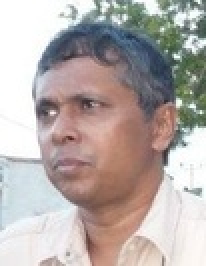
#> input picture images/153x197.jpg, 103 x 133 px, shrunk from 153 x 197 before the run (shown 2 times larger)
$ python SeamRemover.py
#> lines starting #> are read from the running program, lines starting #| are printed output that depends on the picture
### get_image.py
import cv2
import numpy as np
import matplotlib.pyplot as plt

def get_matrix(img):
    """
    Reads image.
    """
    ret = cv2.imread(img)
    # ret = cv2.bitwise_not(ret)
    # ret = cv2.cvtColor(ret, cv2.COLOR_BGR2RGB)
    return ret

def get_energy(img):
    """
    Calculate energy of image.
    """
    del_x = np.square(np.roll(img, -1, axis = 0) - np.roll(img, 1, axis = 0))
    del_y = np.square(np.roll(img, -1, axis = 1) - np.roll(img, 1, axis = 1))
    energy = np.sum(del_x, axis = 2) + np.sum(del_y, axis = 2)
    return energy

# [4 lines left out: function main, not called in this run]

# [2 lines that do not run on import are left out]

### SeamRemover.py
import numpy as np
from get_image import get_energy, get_matrix
import cv2

fast = False

class SeamRemover:

    def __init__(self, img):
        self.img = get_matrix(img)
        self.w = self.img.shape[1]
        self.h = self.img.shape[0]
        self.energy = get_energy(self.img)
        if fast:
            self.m_mat = self.get_m_mat()

    # [179 lines left out: functions get_m_mat, findVerticalSeamDP, findVerticalSeamDPFaster, findHorizontalSeam, findVerticalSeamDPMAX, removeVerticalSeam and 1 more, not called in this run]


def main():
    remover = SeamRemover("images/153x197.jpg")
#> in get_matrix, ret is the input picture: shape (133, 103, 3); mean B, G, R 169, 172.2, 182
#> in get_energy, `del_x = np.square(np.roll(img, -1, axis = 0) - np.roll(img, 1, axis = ..`:
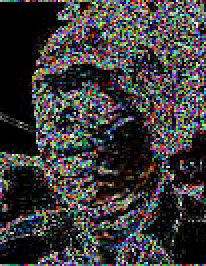
#> del_x: shape (133, 103, 3) (shown 2 times larger); mean B, G, R 58.6, 58.3, 59.7
#> in get_energy, `del_y = np.square(np.roll(img, -1, axis = 1) - np.roll(img, 1, axis = ..`:
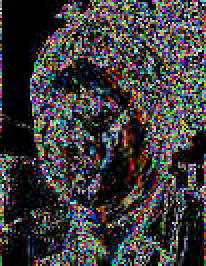
#> del_y: shape (133, 103, 3) (shown 2 times larger); mean B, G, R 59, 58.7, 60.2
#> in get_energy, `energy = np.sum(del_x, axis = 2) + np.sum(del_y, axis = 2)`:
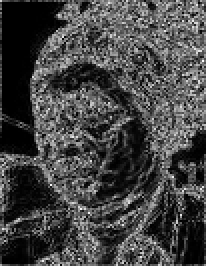
#> energy: shape (133, 103) uint64 (shown 2 times larger); min 0, max 1319, mean 354.5; drawn with min black and max white

if __name__ == '__main__':
    main()

$ run again, with images/200x200.jpg copied over images/153x197.jpg
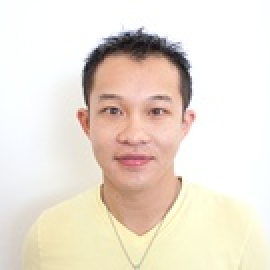
#> input picture images/200x200.jpg, 135 x 135 px, shrunk from 200 x 200 before the run (shown 2 times larger)
#> in get_matrix, ret is the input picture: shape (135, 135, 3); mean B, G, R 212.8, 225, 235.6
#> in get_energy, `del_y = np.square(np.roll(img, -1, axis = 1) - np.roll(img, 1, axis = ..`:
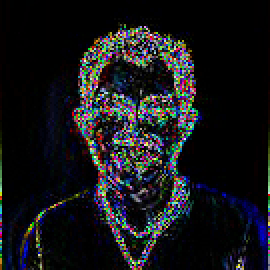
#> del_y: shape (135, 135, 3) (shown 2 times larger); mean B, G, R 26, 22.9, 22.4
#> in get_energy, `energy = np.sum(del_x, axis = 2) + np.sum(del_y, axis = 2)`:
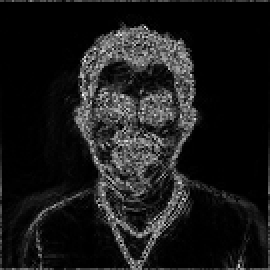
#> energy: shape (135, 135) uint64 (shown 2 times larger); min 0, max 1398, mean 143.4; drawn with min black and max white

$ run again, with images/person.jpg copied over images/153x197.jpg
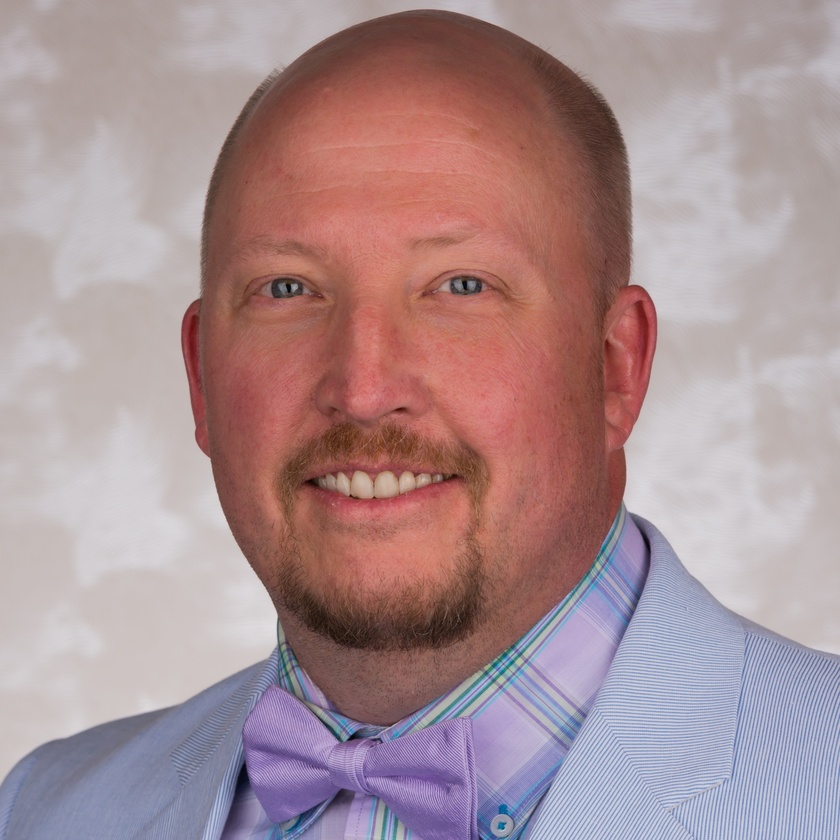
#> input picture images/person.jpg, 840 x 840 px, shrunk from 1889 x 1888 before the run
#> in get_matrix, ret is the input picture: shape (840, 840, 3); mean B, G, R 146.9, 143.4, 168.7
#> in get_energy, `del_y = np.square(np.roll(img, -1, axis = 1) - np.roll(img, 1, axis = ..`:
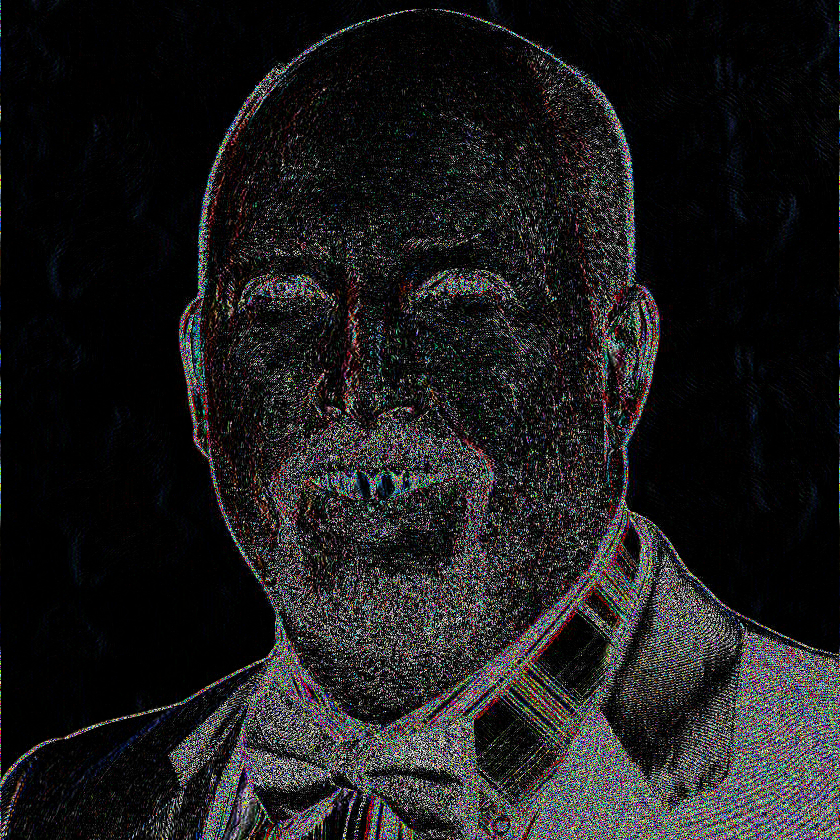
#> del_y: shape (840, 840, 3); mean B, G, R 28.8, 28.2, 28.9
#> in get_energy, `energy = np.sum(del_x, axis = 2) + np.sum(del_y, axis = 2)`:
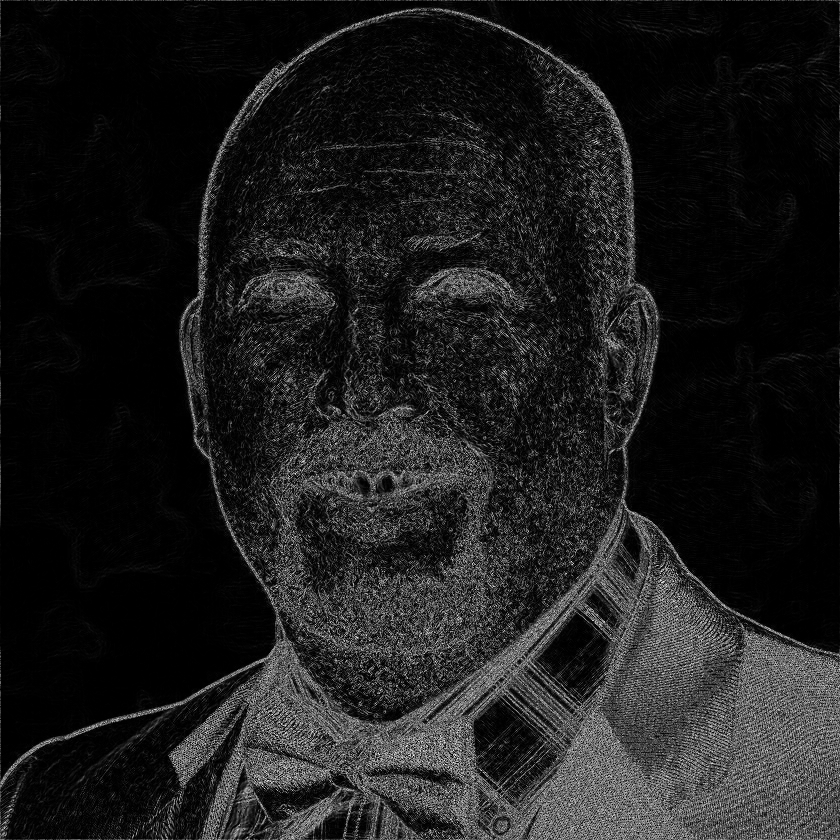
#> energy: shape (840, 840) uint64; min 0, max 1494, mean 173.1; drawn with min black and max white
